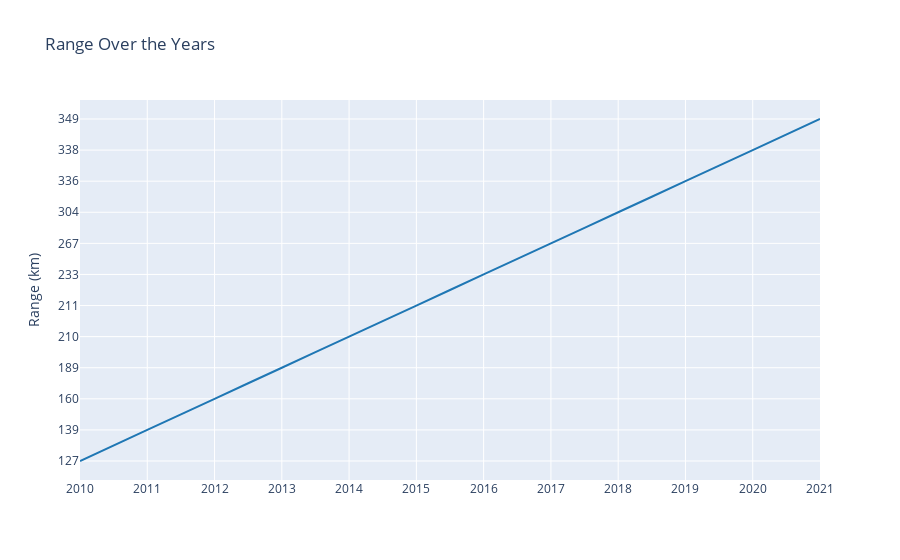

The notebook cell saved with this chart:
### Code cell
#range
fig = px.line(df_prices, x='Year', y='Mileage (Km)',
              title='Range Over the Years',
              labels={'Year': '', 'Mileage (Km)': 'Range (km)'},
              line_shape='spline',
              color_discrete_sequence=['#1f77b4'],  # Set custom color
              )

fig.update_xaxes(tickvals=df_prices['Year'], tickmode='array', dtick=1)
fig.update_layout(xaxis_nticks=len(df_prices['Year']), xaxis_title_standoff=20)


fig.show()
fig.write_html('../data/html/EV_range_trend_years.html')

### Figure 1 — Plotly figure (JSON) as saved in the notebook; plotly's stock layout.template omitted (floating-point values rounded to 4 significant figures)
{"data": [{"hovertemplate": "=%{x}<br>Range (km)=%{y}<extra></extra>", "legendgroup": "", "line": {"color": "#1f77b4", "dash": "solid", "shape": "spline"}, "marker": {"symbol": "circle"}, "mode": "lines", "name": "", "orientation": "h", "showlegend": false, "type": "scatter", "x": [2010, 2011, 2012, 2013, 2014, 2015, 2016, 2017, 2018, 2019, 2020, 2021], "xaxis": "x", "y": ["127", "139", "160", "189", "210", "211", "233", "267", "304", "336", "338", "349"], "yaxis": "y"}], "layout": {"autosize": true, "legend": {"tracegroupgap": 0}, "title": {"text": "Range Over the Years"}, "xaxis": {"anchor": "y", "autorange": true, "domain": [0, 1], "dtick": 1, "nticks": 12, "range": [2010, 2021], "tickmode": "array", "tickvals": [2010, 2011, 2012, 2013, 2014, 2015, 2016, 2017, 2018, 2019, 2020, 2021], "title": {"standoff": 20, "text": ""}, "type": "linear"}, "yaxis": {"anchor": "x", "autorange": true, "domain": [0, 1], "range": [-0.6111, 11.61], "title": {"text": "Range (km)"}, "type": "category"}}}
